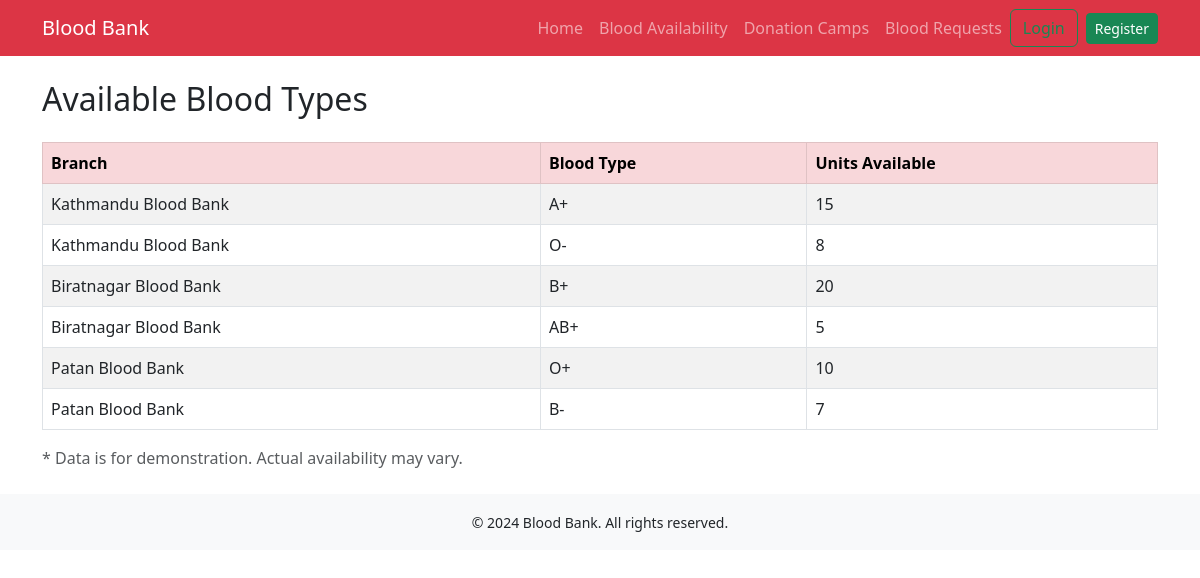
The page /blood_availability/ on the database its author committed.
### blood_bank_main/models.py (models this page shows, shortened)
class BloodStock(models.Model):
    branch = models.ForeignKey(BloodBankBranch, on_delete=models.CASCADE)
    blood_group = models.CharField(max_length=5, null=False)
    quantity = models.PositiveIntegerField(null=False)
    created_at = models.DateTimeField(auto_now_add=True)

class BloodBankBranch(models.Model):
    name = models.CharField(max_length=100, null=False)
    address = models.CharField(max_length=255, null=False)
    contact_number = models.CharField(max_length=15, null=False, unique=True)
    def __str__(self):
        return self.name

### blood_bank_main/views.py (the view)
# urls.py: path('blood_availability/', BloodAvailabilityView.as_view(), name='blood_availability'),
class BloodAvailabilityView(ListView):
    model= BloodStock
    template_name = 'blood_availability.html'
    context_object_name = 'blood_availability_list'
    def get_queryset(self):
        return BloodStock.objects.all()

### templates/blood_availability.html (shortened to what this page needs)
{% extends 'base.html' %}
{% block content %}
<h2 class="mb-4">Available Blood Types</h2>
<table class="table table-bordered table-striped">
    <thead class="table-danger">
        <tr>
            <th>Branch</th>
            <th>Blood Type</th>
            <th>Units Available</th>
        </tr>
    </thead>
    <tbody>
        {% for blood in blood_availability_list %}
        <tr>
            <td>{{ blood.branch }}</td>
            <td>{{ blood.blood_group }}</td>
            <td>{{ blood.quantity }}</td>
        </tr>
        {% endfor %}
    </tbody>
</table>
<p class="text-muted">* Data is for demonstration. Actual availability may vary.</p>
{% endblock %}

### rows shown on the page
BloodStock: branch "Kathmandu Blood Bank", blood_group "A+", quantity "15"
BloodStock: branch "Kathmandu Blood Bank", blood_group "O-", quantity "8"
BloodStock: branch "Biratnagar Blood Bank", blood_group "B+", quantity "20"
BloodStock: branch "Biratnagar Blood Bank", blood_group "AB+", quantity "5"
BloodStock: branch "Patan Blood Bank", blood_group "O+", quantity "10"
BloodStock: branch "Patan Blood Bank", blood_group "B-", quantity "7"

### other values the page prints
{{ year|default:2024 }} "2024"
